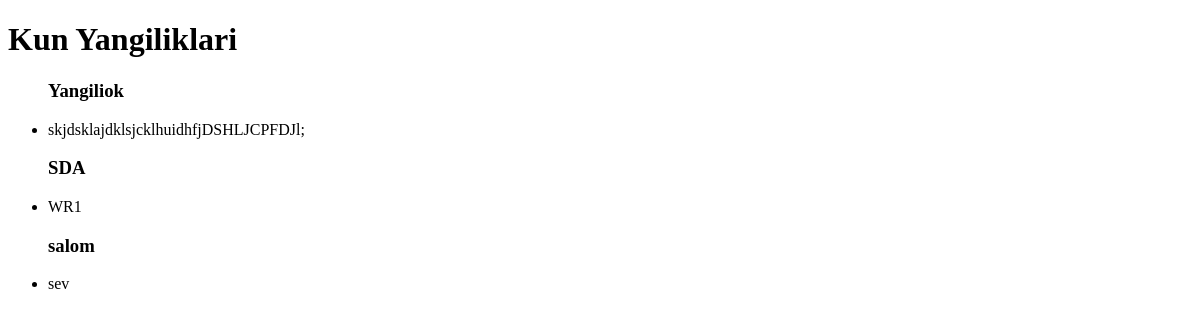
Before: / with the older database file.
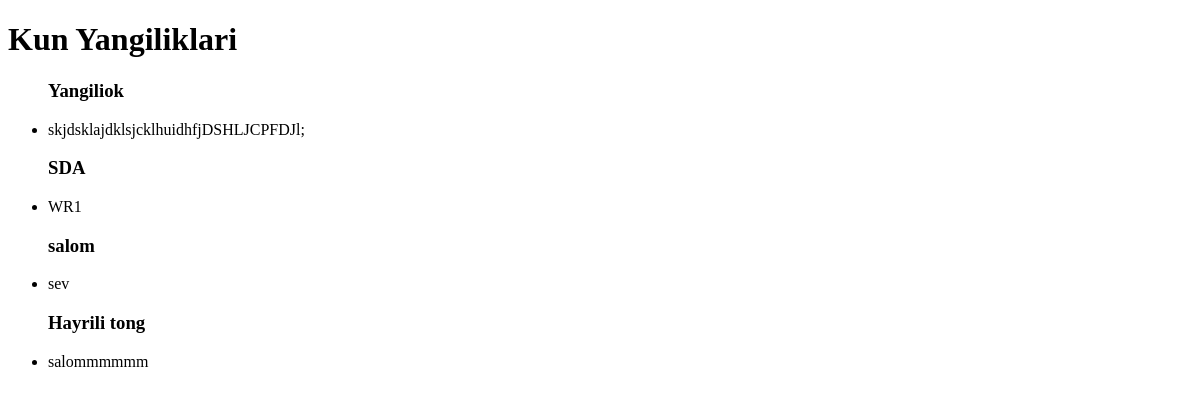
After: the same page with the newer database file.
### news/models.py (models this page shows, shortened)
class Post(models.Model):
    title = models.CharField(max_length=150)
    text = models.TextField()

### news/views.py (the view)
# urls.py: path('',HomePageView.as_view(),name='home')
class HomePageView(ListView):
    model = Post
    template_name ='home.html'

### templates/home.html (shortened to what this page needs)
<!DOCTYPE html>
<html lang="en">
<head>
</head>
<body>
     <h1>
         Kun Yangiliklari
     </h1>
     <ul>
         {% for post in object_list %}
         <h3>{{post.title}}</h3>
           <li>{{post.text}}</li>
         {% endfor %}
     </ul>
</body>
</html>

Changed rows visible on the page:
added Post: title "Hayrili tong", text "salommmmmm"
